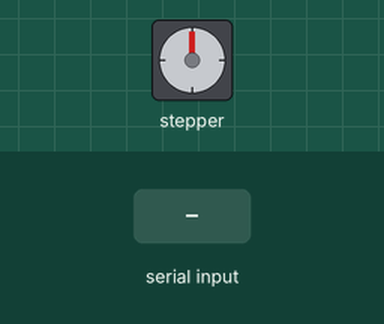
Simulated run of this sketch. Board: Arduino Uno, built with avr-gcc and run on an emulated ATmega328P. On the bench: stepper motor. The inputs (shaded band) are chosen by the test bench. Stepper angles assume 400 steps per turn.

Above: at 1.2 s.
1.3 s: "1" received over Serial
At 1.45 s:
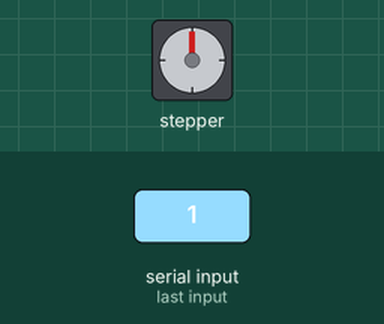
At 2.05 s:
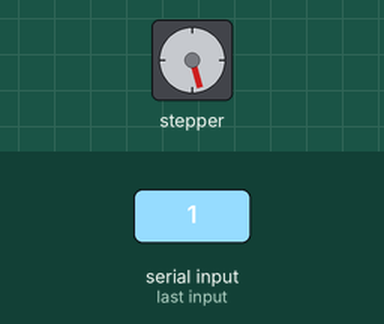
12.7 s: "0" received over Serial
At 13.15 s:
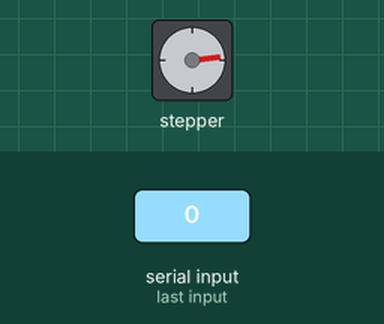
Timing chart, 0 to 21.7 s (numbered marks = the images above; inputs shaded):
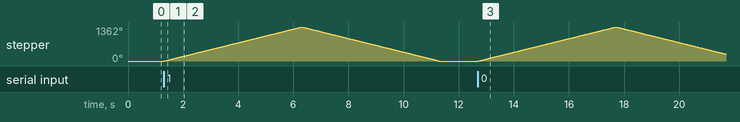

Measured:
- after the input at 1.3 s, stepper: turns 1362° clockwise in 5.0 s, then 1362° counter-clockwise in 5.0 s
- after the input at 12.7 s, stepper: turns 1362° clockwise in 5.0 s, then 1085° counter-clockwise in 4.0 s

The sketch:

GaraGara.ino
```cpp
#include <Stepper.h>

int spStep = 1;
int roundStep = 400;
int spSpeed = 50;

Stepper stepper(roundStep, 11, 10, 9, 8);

void setup() {
  Serial.begin(9600);
}

void loop() {
  if (Serial.available() > 0) {
    action();
    clearBuffer();
  }
}

void action() {
  float startTime = millis();
  float endTime = 5000;

  while (millis() - startTime < endTime) {
    stepper.setSpeed(spSpeed);
    stepper.step(spStep);
  }

  startTime = millis();

  while (millis() - startTime < endTime) {
    stepper.setSpeed(spSpeed);
    stepper.step(-spStep);
  }
}

void clearBuffer() {
  int bufferLength = Serial.available();
  for (int i = 0; i < bufferLength; i++) {
    Serial.read();
  }
}
```
